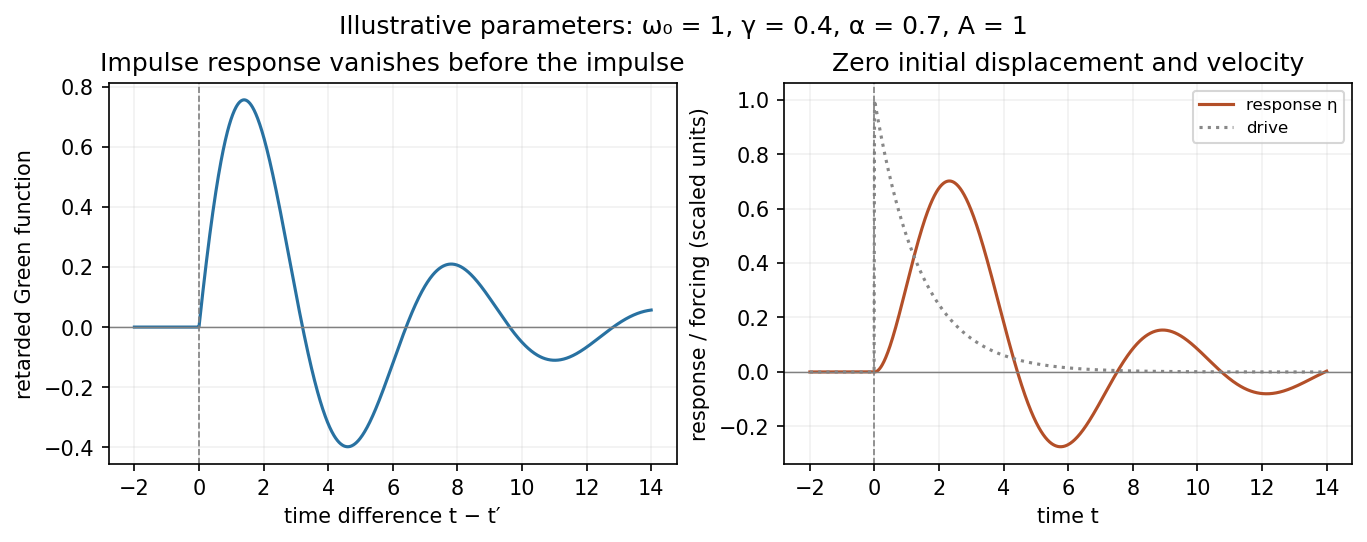

Write Python code to recreate this figure.
"""Original explanatory figure. Python 3.14, NumPy 2.3, Matplotlib 3.10."""
from pathlib import Path
import numpy as np
import matplotlib
matplotlib.use('Agg')
import matplotlib.pyplot as plt
plt.rcParams.update({'font.size':10,'figure.facecolor':'white','axes.facecolor':'white','savefig.facecolor':'white'})

fig,axs=plt.subplots(1,2,figsize=(9,3.5),layout='constrained');t=np.linspace(-2,14,1200);u=np.maximum(t,0);gam=.4;alpha=.7;w0=1;Om=np.sqrt(w0*w0-gam*gam/4);D=alpha*alpha-gam*alpha+w0*w0
G=np.where(t>=0,np.exp(-gam*u/2)*np.sin(Om*u)/Om,0)
y=np.where(t>=0,(np.exp(-alpha*u)-np.exp(-gam*u/2)*np.cos(Om*u)+(alpha-gam/2)/Om*np.exp(-gam*u/2)*np.sin(Om*u))/D,0)
axs[0].plot(t,G,color='#2871a1');axs[0].set(xlabel='time difference t − t′',ylabel='retarded Green function',title='Impulse response vanishes before the impulse')
axs[1].plot(t,y,color='#b34f28',label='response η');axs[1].plot(t,np.where(t>=0,np.exp(-alpha*u),0),color='#888888',ls=':',label='drive');axs[1].set(xlabel='time t',ylabel='response / forcing (scaled units)',title='Zero initial displacement and velocity');axs[1].legend(fontsize=8)
for ax in axs:ax.axvline(0,c='gray',lw=.8,ls='--');ax.axhline(0,c='gray',lw=.7);ax.grid(alpha=.18)
fig.suptitle('Illustrative parameters: ω₀ = 1, γ = 0.4, α = 0.7, A = 1')

fig.savefig(Path(__file__).stem+'.png',dpi=150,bbox_inches='tight',facecolor='white');plt.close(fig)
